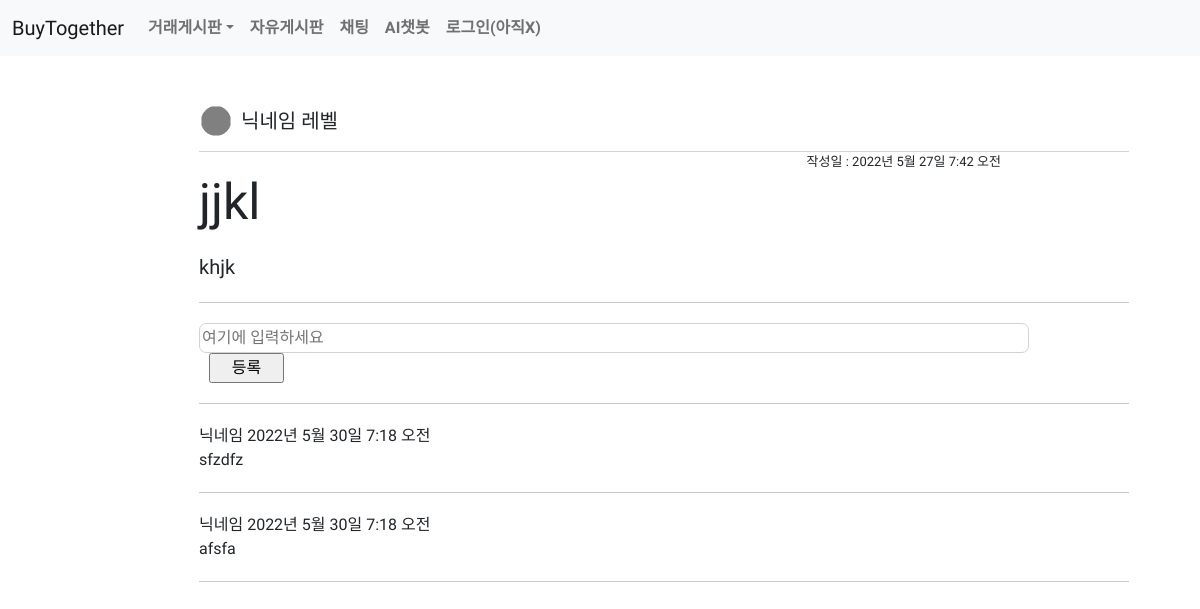
Page /freehome/freeDetail/1 on the earlier database version.
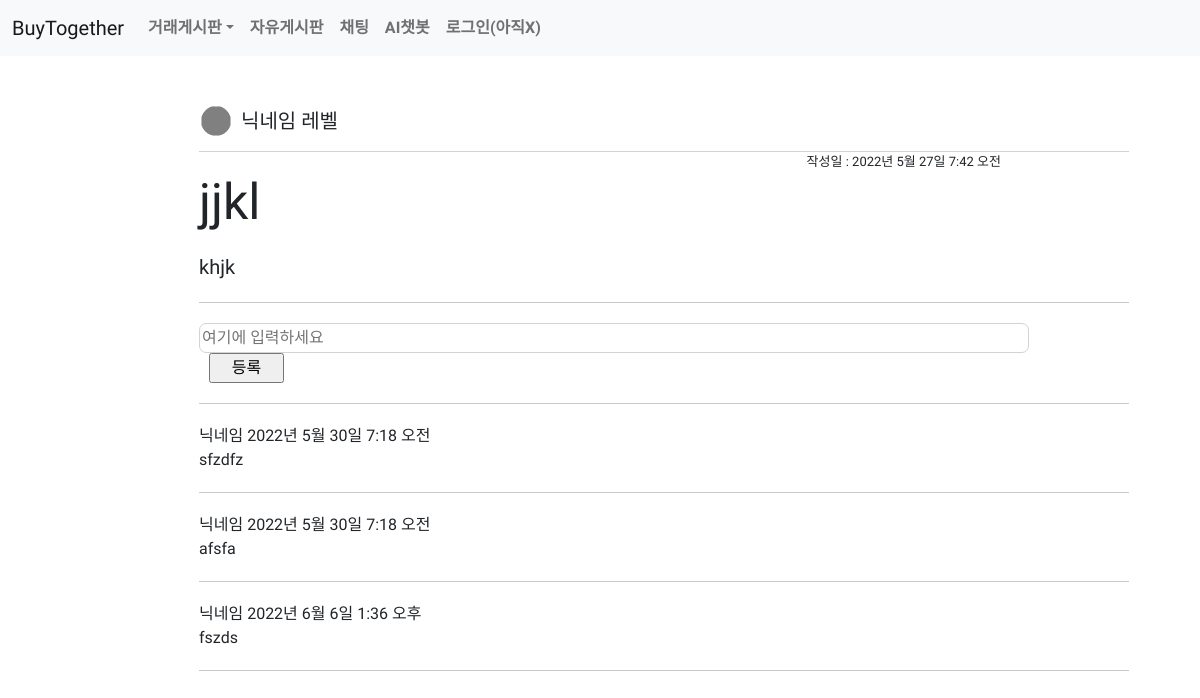
Same page on the later database version.
### freebd/models.py (models this page shows)
class Comment(models.Model):
    body = models.TextField()
    writeDate = models.DateTimeField(auto_now_add=True)
    freeId = models.ForeignKey(Free, on_delete=models.CASCADE)

### freebd/views.py (the view)
# urls.py: path('freeDetail/<int:free_id>', views.freedetail, name='freeDetail'),
def freedetail(request, free_id):
    detail = get_object_or_404(Free,pk=free_id)
    comment_form = CommentForm()
    return render(request,'freebd/detail.html',{'detail':detail,'comment_form':comment_form})

### freebd/forms.py
class CommentForm(forms.ModelForm):
	class Meta:
		model = Comment
		fields = ['body']
		widgets = {
			'body' : forms.TextInput(
				attrs={'style': 'width: 830px; height: 30px; border: 1px solid; border-color: lightgrey;border-radius: 7px 7px;', 'placeholder': '여기에 입력하세요'}
			),
		}

### templates/freebd/detail.html (shortened to what this page needs)
{% extends 'nav.html' %}
{% block content %}
<div class="container">
    <table style="width: 930px; border-bottom: 1px solid lightgrey;">
        <tr>
            <td style="width: 30px; padding: 0 0 15px 2px;"><img class="detail_lev"></td>
            <td style="font-size: 20px; text-align: left; padding-left: 10px; padding-bottom: 15px;">닉네임 레벨</td>
        </tr>
    </table>
    <div style="font-size: 13px; text-align: right;">작성일 : {{detail.writeDate}}</div>
    <h3 class="detail_title">{{detail.title}}</h3>
    <p style="word-wrap: break-word; font-size: 20px; margin: 20px 0;">{{detail.body}}</p>
    <hr style="width: 930px; margin: 20px 0;">
    <form method="POST" action="{% url 'create_comment' detail.id %}">
        {{comment_form.body}}
        <input type="submit" value="등록" style="width: 75px; margin-left: 10px;">
    </form>
    {% for comment in detail.comment_set.all %}
        <hr style="width: 930px; margin: 20px 0;">
        <span>닉네임</span> <span>{{comment.writeDate}}</span>
        <p>{{ comment.body }}</p>
    {% endfor %}
    <hr style="width: 930px; margin: 20px 0;">
</div>
{% endblock %}

Differences in the rows shown:
added Comment: writeDate "2022년 6월 6일 1:36 오후", body "fszds"
